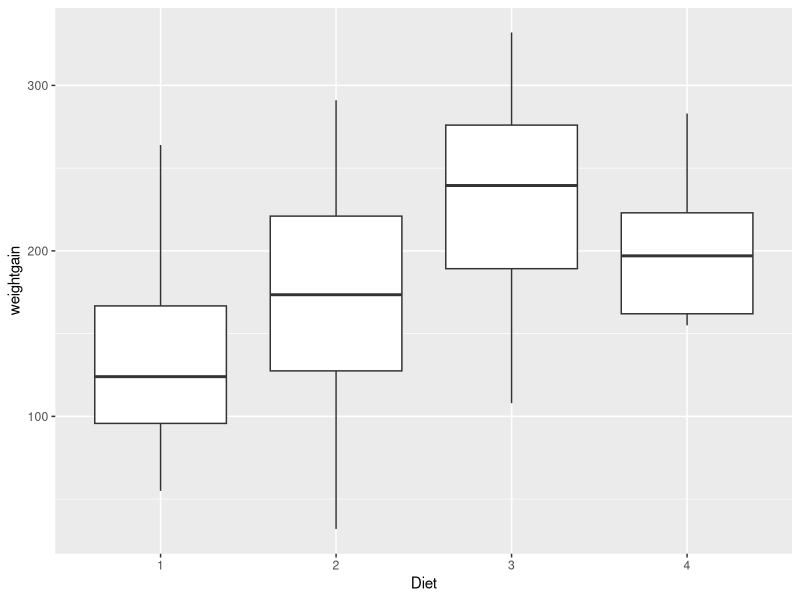
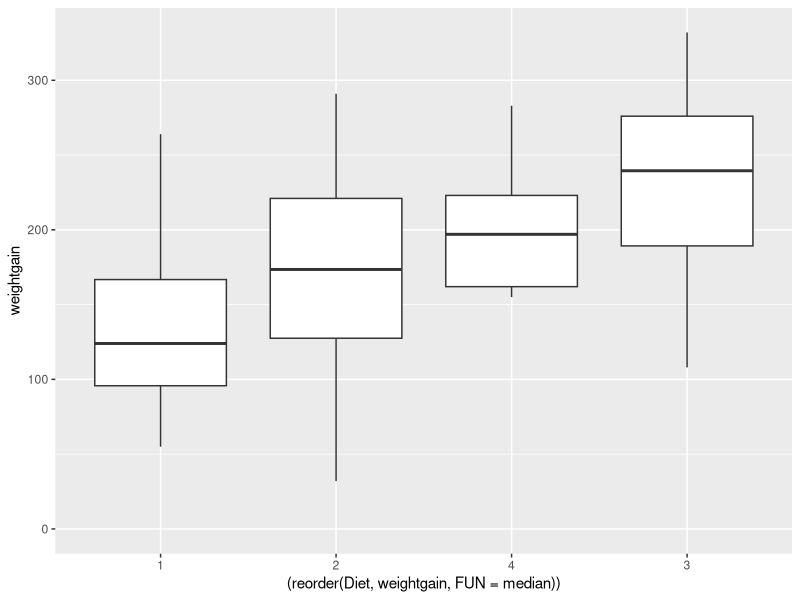
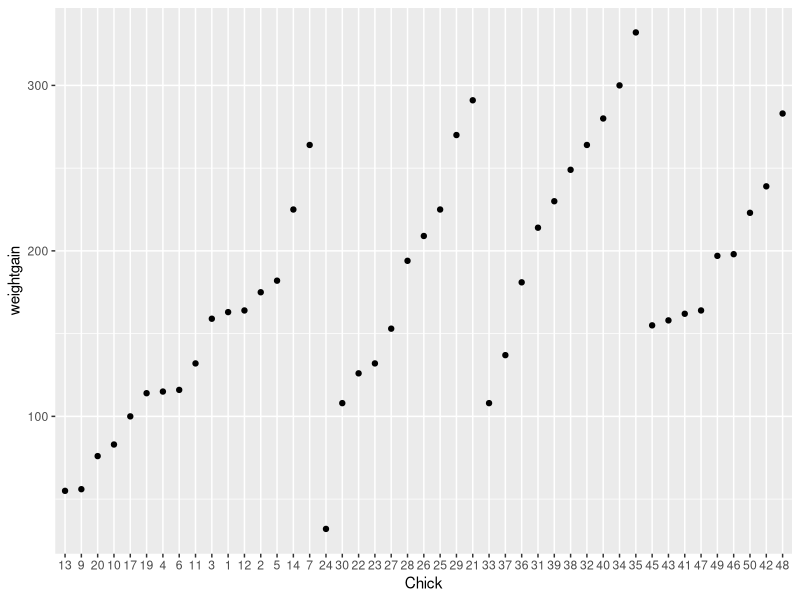
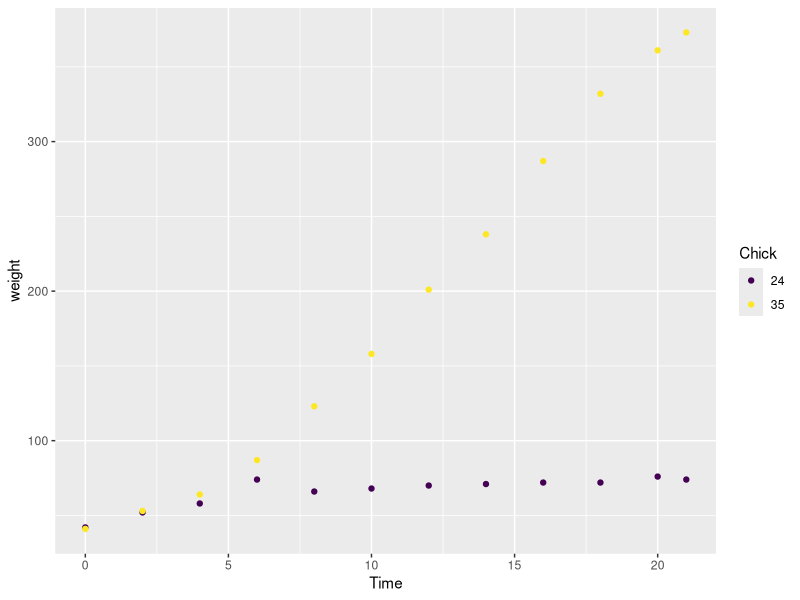

Write R code to recreate these figures, in order.
## ---- chunk 1

library(ggplot2)
library(datasets)
library(dplyr)

#ChickWeight

#?ChickWeight
#head(ChickWeight)

#TODO ask and look into the data structure more

#class(ChickWeight)

#summary(ChickWeight)
## ---- chunk 2
#Take the diets of the chickens 
#Count the number of rows for each diet save it
#Get the average weight for each diet save it
#Get the sd for the weigh of each diet, save it
weight0 <- ChickWeight %>%group_by(Diet) %>% filter (Time==0) %>% summarize(
    num_chicks = n(),
    avg_weight = mean(weight, na.rm=TRUE),
    sd_weight = sd(weight, na.rm = TRUE)
  ) 

#print(weight0)
weight0

## ---- chunk 3

#sube]
complete <- ChickWeight %>% group_by(Chick) %>% mutate(Measurement_Count =n())

#Now make sure there are only 12 measurements
complete <- complete %>% filter(Measurement_Count == 12)

#print(complete)
head(complete, 3)

## ---- chunk 4
complete <- complete %>%
  group_by(Chick) %>%
  mutate(weightgain = weight - weight[Time == 0])

head(complete, 3)

## ---- chunk 5

tempDF <- complete %>% filter(Time == 21)
ggplot(tempDF, aes(x=Diet, y=weightgain))+
  geom_boxplot()

## ---- chunk 6

#Used the reoder function to reorder by median
#Added expand_limits to make sure 0 is in the axis range
ggplot(tempDF, aes(x=(reorder (Diet, weightgain, FUN=median)), y=weightgain))+
  geom_boxplot()+ 
  expand_limits(y=0)

## ---- chunk 7

ggplot(tempDF, aes(x=Chick, y=weightgain) )+
  geom_point()

temp2df <- tempDF %>% arrange(weightgain, desc(weightgain))

print('Min')
head(temp2df,1)
print('Max')
tail (temp2df,1)

## ---- chunk 8
#we know 35 and 24 from problem 5
leastmost <- complete %>% filter(Chick == 35 | Chick == 24)

ggplot(leastmost, aes(x=Time, y=weight, color= Chick)) + geom_point()

## ---- chunk 9

